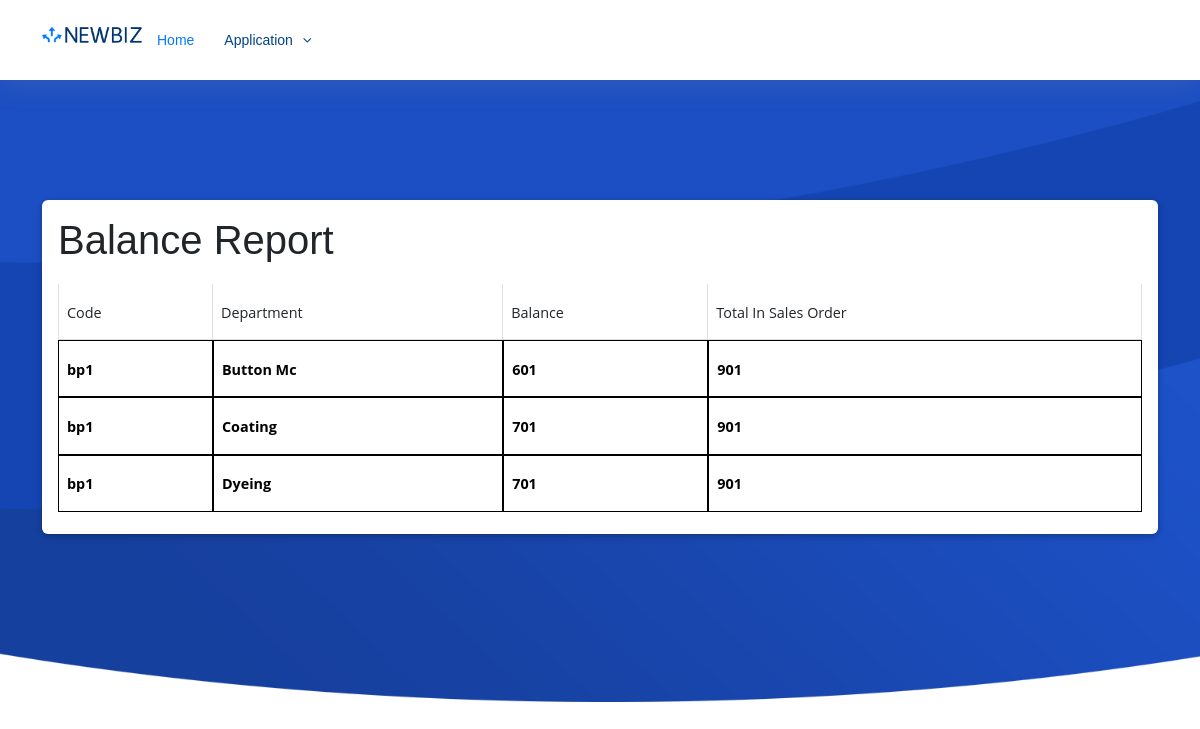
/report/Sales/balance_report_view/, run on an earlier commit of the app's database.
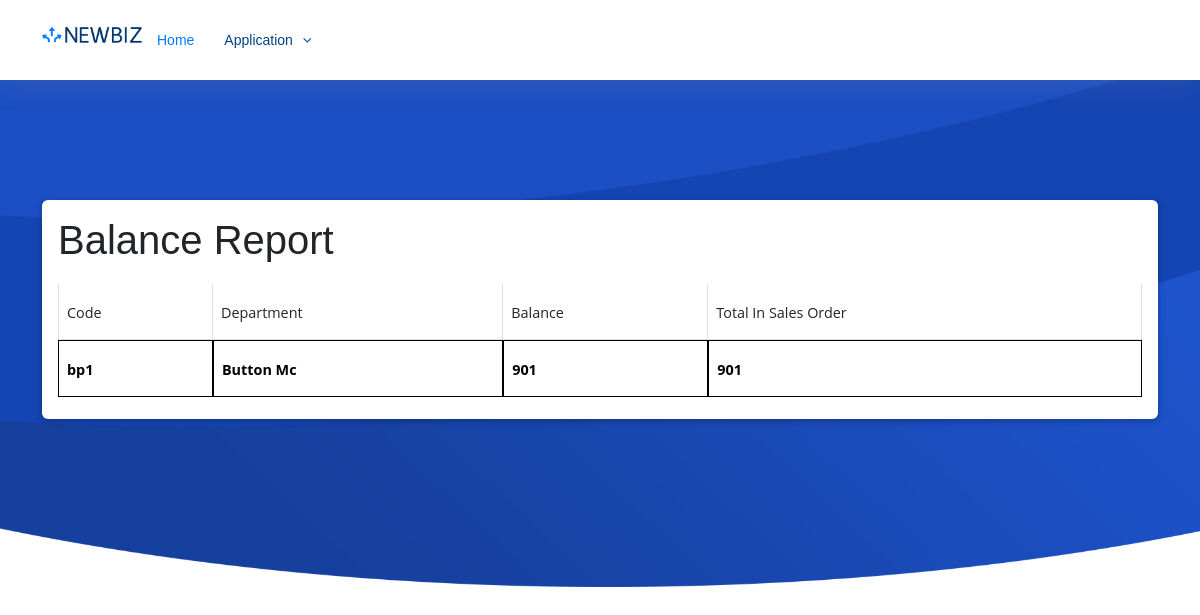
And on a later commit of the database.
### Production/models.py (models this page shows, shortened)
class ProductionReceiptItem(models.Model):
    docNo = models.PositiveIntegerField(unique=False,default=1)
    lineNo = models.CharField(max_length=4,default='0') # Add the lineNo field
    orderlineNo = models.CharField(max_length=4,default='0') # Add the lineNo field
    receiptNumber = models.ForeignKey(ProductionReceipt, on_delete=models.CASCADE, null=True, default=None)
    salesOrder = models.PositiveIntegerField(default=0)
    productionNo =  models.PositiveIntegerField(default=0)
    code = models.CharField(max_length=20,default='',null=True)
    name = models.CharField(max_length=100,default='',null=True)
    uom =  models.CharField(max_length=100,default='',null=True)
    quantity = models.DecimalField(max_digits=10, decimal_places=4,default=0)
    price = models.DecimalField(max_digits=10, decimal_places=4,default=0,null=True)
    priceTotal = models.DecimalField(max_digits=10, decimal_places=4,default=0,null=True)
    size = models.CharField(max_length=100,default='',null=True)
    color = models.CharField(max_length=100,default='',null=True)
    style = models.CharField(max_length=100,default='',null=True)
    gweight = models.CharField(max_length=100,default='',null=True)
    nweight = models.CharField(max_length=100,default='',null=True)
    ctnno = models.CharField(max_length=100,default='',null=True)
    remarks = models.CharField(max_length=100,default='')
    department = models.CharField(max_length=50,default='1')
    created = models.DateField(default=date.today, editable=True)
    @staticmethod
    def get_balance_report():
        sales_order_totals = SalesOrderItem.objects.values('code').annotate(
            sales_total=Sum('quantity')
        )
        production_receipt_totals = ProductionReceiptItem.objects.values('code', 'department').annotate(
            production_total=Sum('quantity')
        )
        balance_report = {}
        for production_receipt in production_receipt_totals:
            code = production_receipt['code']
            department = production_receipt['department']
            production_total = production_receipt['production_total']
            sales_total = next(
                (item['sales_total'] for item in sales_order_totals if item['code'] == code),
                0
            )
            balance = sales_total - production_total
            if code not in balance_report:
                balance_report[code] = {}
            balance_report[code][department] = balance
        return balance_report

### Report/salesorderviews.py (the view)
# urls.py: path('Sales/balance_report_view/', salesorderviews.balance_report_view, name='balance_report_view'),
def balance_report_view(request):
    balance_report = ProductionReceiptItem.get_balance_report()
    sales_order_totals = SalesOrderItem.objects.values('code').annotate(
        sales_total=Sum('quantity')
    )
    return render(request, 'sales/balance_report_view.html', {'balance_report': balance_report,'sales_order_totals': sales_order_totals})

### Report/templates/sales/balance_report_view.html
{% extends 'basereport.html' %}
{% load static %}
{% block content %}
<section class="section card mb-5">
    <div class="card-body">
    <h1>Balance Report</h1>
    <table id="itemsTable" class="table table-bordered">
        <tr>
            <th>Code</th>
            <th>Department</th>
            <th>Balance</th>
            <th>Total In Sales Order </th>
        </tr>
        {% for code, department_data in balance_report.items %}
            {% for department, balance in department_data.items %}
                <tr>
                    <td>{{ code }}</td>
                    <td>{{ department }}</td>
                    <td>{{ balance }}</td>
                    <td>
                        {% for item in sales_order_totals %}
                            {% if item.code == code %}
                                {{ item.sales_total }}
                            {% endif %}
                        {% endfor %}
                    </td>
                </tr>
            {% endfor %}
        {% endfor %}
    </table>
    {% endblock %}

### templates/basereport.html (shortened to what this page needs)
{% load static %}
<!DOCTYPE html>
<html>
<head>
  <link href="{% static 'assets/vendor/font-awesome/css/font-awesome.min.css' %}"rel="stylesheet">
    <link href="{% static 'css/bootstrap.min.css' %}" rel="stylesheet">
    <link href="{% static 'css/dataTables.min.css' %}" rel="stylesheet">
    <link href="{% static 'css/jquery-ui.css' %}" rel="stylesheet">
    <link href="{% static 'css/mdb.min.css' %}" rel="stylesheet">
    <link href="{% static 'assets/css/style.css' %}"rel="stylesheet">
</head>
<body>
  <header id="header" class="fixed-top">
    <div class="container">
      <div class="logo float-left" style='width: 100px;
      float: left;'>
        <a href="{% url 'home' %}"><img src="{% static 'assets/img/logo.png' %}" alt="" class="img-fluid"></a>
      </div>
      <nav class="main-nav float-right d-none d-lg-block">
        <ul>
          <li class="active"><a href="{% url 'home' %}">Home</a></li>
          <li class="drop-down"><a href="">Application</a>
          </li>
        </ul>
      </nav>
    </div>
  </header>
  <section id="intro" class="clearfix">
    <div class="container" data-aos="fade-up">
        {% block content %}{% endblock %}
    </div>
</section>
</body>
</html>

### static/assets/css/style.css (style rules this page uses)
body { background: #fff; color: #444; font-family: "Open Sans", sans-serif; }
a { color: #007bff; transition: 0.5s; }
h1, h2, h3, h4, h5, h6 { font-family: "Montserrat", sans-serif; font-weight: 400; margin: 0 0 20px 0; padding: 0; }
#header { height: 80px; transition: all 0.5s; z-index: 997; transition: all 0.5s; padding: 20px 0; background: #fff; box-shadow: 0px 0px 30px rgba(127, 137, 161, 0.3); }
#header .logo img { padding: 0; margin: 7px 0; max-height: 26px; }
.main-nav, .main-nav * { margin: 0; padding: 0; list-style: none; }
.main-nav > ul > li { position: relative; white-space: nowrap; float: left; }
.main-nav a { display: block; position: relative; color: #004289; padding: 10px 15px; transition: 0.3s; font-size: 14px; font-family: "Montserrat", sans-serif; font-weight: 500; }
.main-nav a:hover, .main-nav .active > a, .main-nav li:hover > a { color: #007bff; text-decoration: none; }
.main-nav .drop-down > a:after { content: "\f107"; font-family: FontAwesome; padding-left: 10px; }
.mobile-nav { position: fixed; top: 0; bottom: 0; z-index: 9999; overflow-y: auto; left: -260px; width: 260px; padding-top: 18px; background: rgba(19, 39, 57, 0.8); transition: 0.4s; }
.mobile-nav * { margin: 0; padding: 0; list-style: none; }
.mobile-nav a { display: block; position: relative; color: #fff; padding: 10px 20px; font-weight: 500; }
.mobile-nav a:hover, .mobile-nav .active > a, .mobile-nav li:hover > a { color: #74b5fc; text-decoration: none; }
.mobile-nav .drop-down > a:after { content: "\f078"; font-family: FontAwesome; padding-left: 10px; position: absolute; right: 15px; }
.mobile-nav .drop-down > a { padding-right: 35px; }
#intro { width: 100%; position: relative; background: url("../img/intro-bg.png") center bottom no-repeat; background-size: cover; padding: 200px 0 120px 0; }
section { overflow: hidden; }

### templates/basereport.html (style rules this page uses)
table.table-bordered .dataTable th, table.table-bordered.dataTable td { color: black !important; font-weight: bold; border:1px solid black; }

What changed in the data, as far as the page shows it:
removed ProductionReceiptItem: code "bp1", department "Button Mc", balance "601", sales_total "901"
removed ProductionReceiptItem: code "bp1", department "Coating", balance "701", sales_total "901"
removed ProductionReceiptItem: code "bp1", department "Dyeing", balance "701", sales_total "901"
added ProductionReceiptItem: code "bp1", department "Button Mc", balance "901", sales_total "901"
